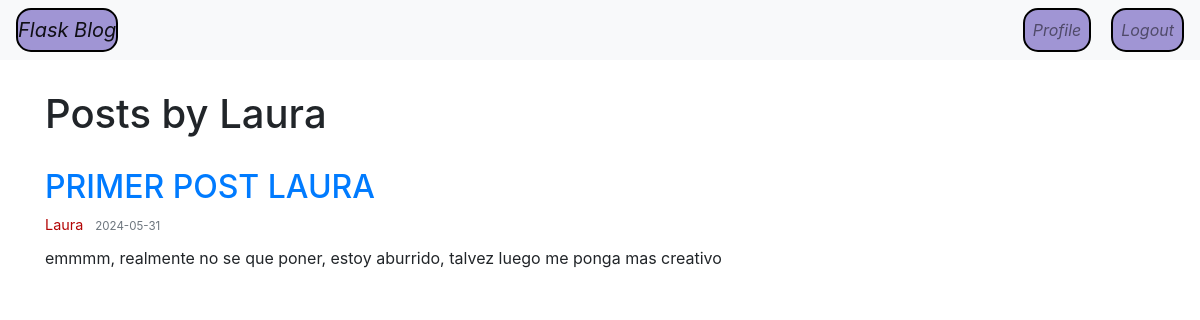
Page /user/Laura (signed in) on the committed database.
### app/models.py (models this page shows, shortened)
class User(db.Model, UserMixin):
    id = db.Column(db.Integer, primary_key=True)
    username = db.Column(db.String(20), unique=True, nullable=False)
    email = db.Column(db.String(120), unique=True, nullable=False)
    password = db.Column(db.String(60), nullable=False)
    bio = db.Column(db.String(500), nullable=True)
    profile_picture = db.Column(db.String(150), nullable=True)
    posts = db.relationship('Post', backref='author', lazy=True)
    image_file = db.Column(db.String(20), nullable=False, default='default.jpg')

class Post(db.Model):
    id = db.Column(db.Integer, primary_key=True)
    title = db.Column(db.String(100), nullable =False)
    date_posted = db.Column(db.DateTime, nullable=False, default= datetime.now)
    content = db.Column(db.Text, nullable=False)
    user_id = db.Column(db.Integer, ForeignKey('user.id'), nullable=False)
    comments = db.relationship('Comment', backref='post', lazy=True)
    likes = db.relationship('Like', backref='post', lazy=True)

### app/routes.py (the view)
@app.route('/user/<string:username>')
@login_required
def user_posts(username):
    user = User.query.filter_by(username=username).first_or_404()
    posts = Post.query.filter_by(author=user).all()
    return render_template('user_posts.html', posts=posts, user=user)

### app/models.py (called while the page is built)
@login_manager.user_loader
def load_user(user_id):
    return User.query.get(int(user_id))

### app/templates/user_posts.html
{% extends "base.html" %}
{% block content %}
<div class="content-section">
    <h1>Posts by {{ user.username }}</h1>
    {% for post in posts %}
        <article class="media content-section">
            <div class="media-body">
                <h2><a class="article-title" href="{{ url_for('post', post_id=post.id) }}">{{ post.title }}</a></h2>
                <div class="article-metadata">
                    <a class="mr-2" href="#">{{ post.author.username }}</a>
                    <small class="text-muted">{{ post.date_posted.strftime('%Y-%m-%d') }}</small>
                </div>
                <p class="article-content">{{ post.content }}</p>
            </div>
        </article>
    {% endfor %}
</div>
{% endblock %}

### app/static/css/custom.css (style rules this page uses)
.content-section { margin-top: 30px; }
.media { margin-bottom: 20px; }
.article-metadata { margin-bottom: 10px; font-size: 0.9em; color: #666; }
.article-metadata a { color: #b30505; text-decoration: none; }
.text-muted { color: #080808; }

### rows in the picture
User: username "Laura"
Post: title "PRIMER POST LAURA", author.username "Laura", date_posted "2024-05-31", content "emmmm, realmente no se que poner, estoy aburrido, talvez luego me ponga mas creativo"
